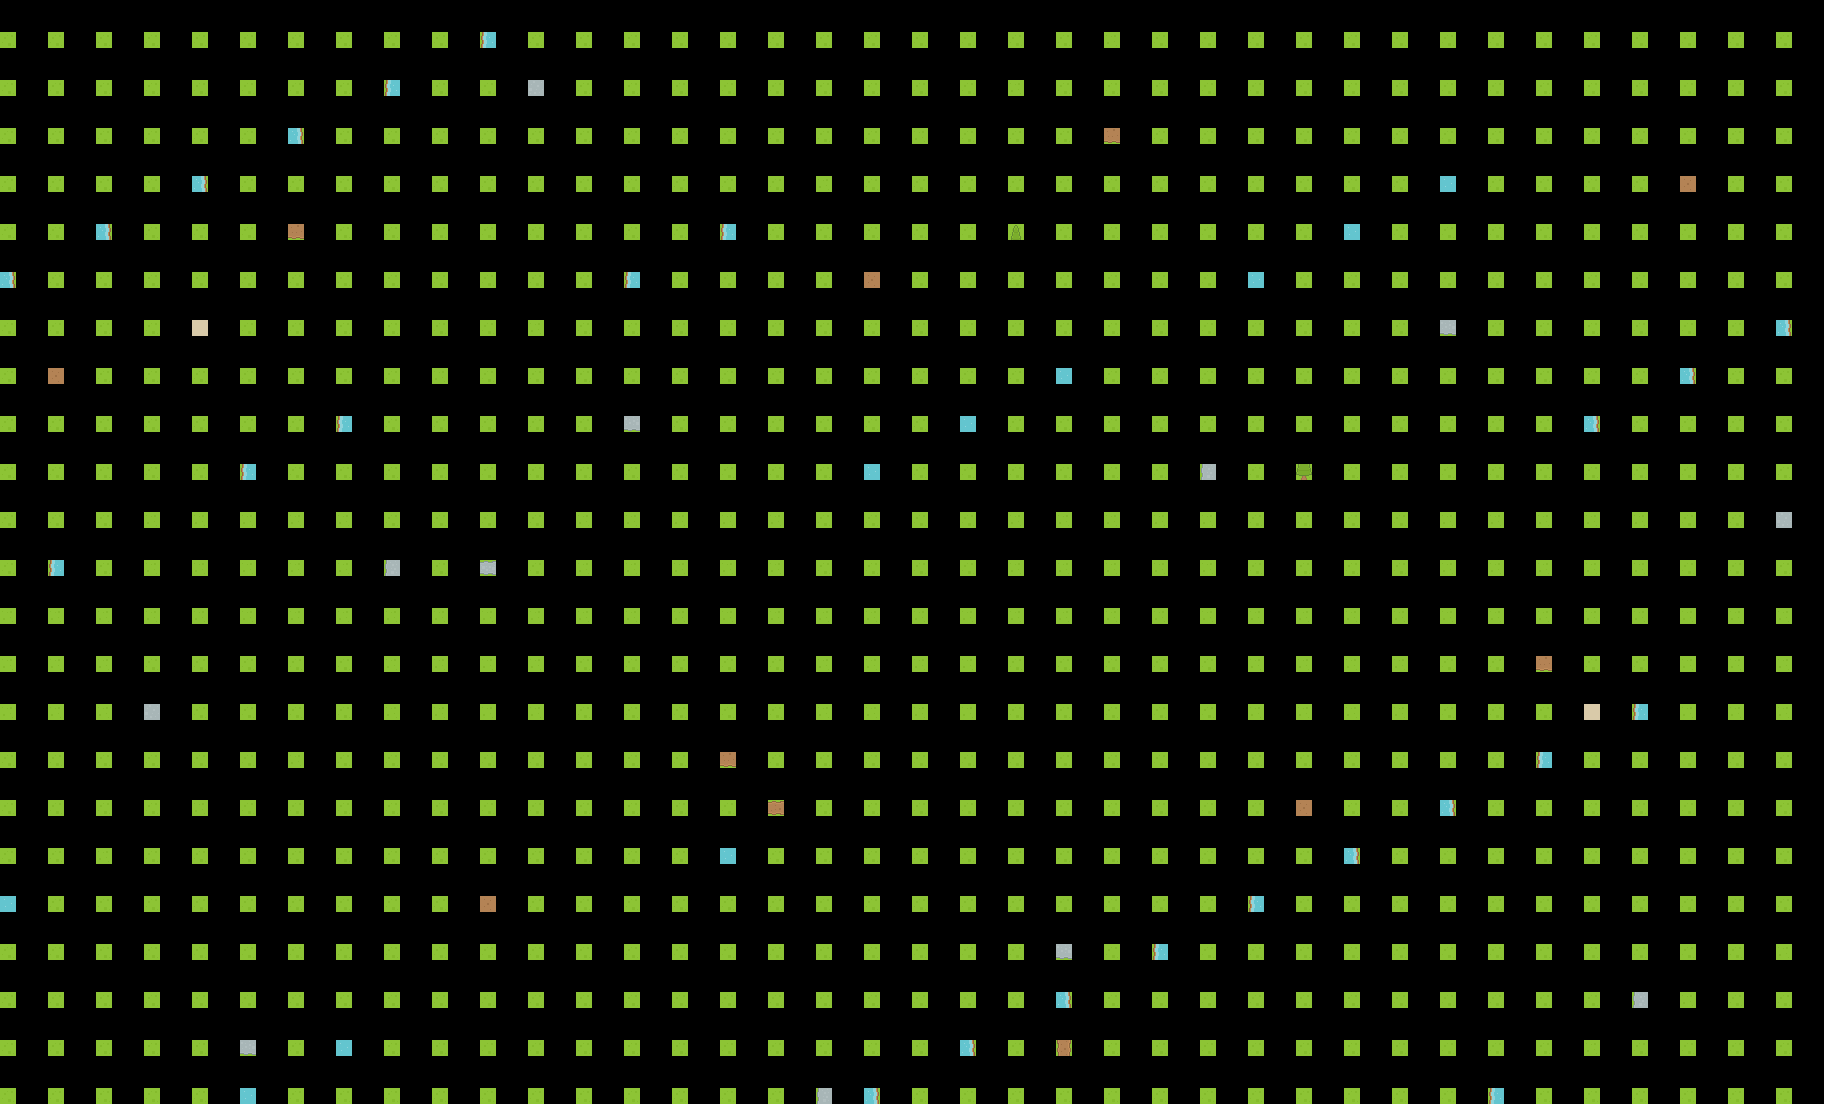

This game map was drawn from its Tiled (.tmx) file and the tilesets committed beside it. A one-line description and the full map source follow:
An orthogonal 38x23 tile map with 48x48 px tiles, 3 tile layers (Ground, Ground overlay, Decor) and 4 objects.

<map version="1.10" tiledversion="1.10.2" orientation="orthogonal" renderorder="right-down" width="38" height="23" tilewidth="48" tileheight="48" infinite="0" nextlayerid="5" nextobjectid="5">
 <tileset firstgid="1" name="KenneyRoguelike" tilewidth="16" tileheight="16" spacing="1">
  <image source="../kenney/roguelike/tiles.png" width="968" height="526" />
 </tileset>
 <layer id="1" name="Ground" width="38" height="23">
  <data encoding="csv">
6,6,6,6,6,6,6,6,6,6,60,6,6,6,6,6,6,6,6,6,6,6,6,63,6,6,6,6,6,6,6,6,6,6,6,6,6,6,
6,6,6,6,6,6,6,6,60,6,6,6,6,6,6,6,6,6,6,6,6,63,6,6,6,6,6,6,6,6,6,6,6,6,6,6,6,6,
6,6,6,6,6,6,62,6,6,6,6,6,6,6,6,6,6,6,6,63,6,6,6,6,6,6,6,6,6,6,6,6,6,6,6,6,6,6,
6,6,6,6,62,6,6,6,6,6,6,6,6,6,6,6,6,63,6,6,6,6,6,6,6,6,6,6,6,6,61,6,6,6,6,6,6,6,
6,6,62,6,6,6,6,6,6,6,6,6,6,6,6,60,6,6,6,6,6,6,6,6,6,6,6,6,61,6,6,6,6,6,6,6,6,6,
62,6,6,6,6,6,6,6,6,6,6,6,6,60,6,6,6,6,6,6,6,6,6,6,6,6,61,6,6,6,6,6,6,6,6,6,6,6,
6,6,6,6,6,6,6,6,6,6,6,63,6,6,6,6,6,6,6,6,6,6,6,6,6,6,6,6,6,6,6,6,6,6,6,6,6,62,
6,6,6,6,6,6,6,6,6,63,6,6,6,6,6,6,6,6,6,6,6,6,61,6,6,6,6,6,6,6,6,6,6,6,6,62,6,6,
6,6,6,6,6,6,6,60,6,6,6,6,6,6,6,6,6,6,6,6,61,6,6,6,6,6,6,6,6,6,6,6,6,62,6,6,6,6,
6,6,6,6,6,60,6,6,6,6,6,6,6,6,6,6,6,6,61,6,6,6,6,6,6,6,6,6,6,6,6,6,6,6,6,6,6,6,
6,6,6,63,63,63,63,63,6,6,6,6,63,63,63,63,63,6,6,6,6,63,63,63,63,63,6,6,6,6,63,63,63,63,63,6,6,6,
6,60,6,63,63,63,63,63,6,6,6,6,63,63,63,63,63,6,6,6,6,63,63,63,63,63,6,6,6,6,63,63,63,63,63,6,6,6,
63,63,63,63,63,63,63,63,63,63,63,63,63,63,63,63,63,63,63,63,63,63,63,63,63,63,63,63,63,63,63,63,63,63,63,63,63,63,
63,63,63,6,6,6,6,6,63,63,63,63,6,6,6,6,6,63,63,63,63,6,6,6,6,6,63,63,63,63,6,6,6,6,6,63,63,63,
63,63,63,6,6,6,6,6,63,63,63,63,6,6,6,6,6,63,63,63,63,6,6,6,6,6,63,63,63,63,6,6,6,6,60,63,63,63,
6,6,6,6,6,6,63,6,6,6,6,6,6,6,6,6,6,6,6,6,6,6,6,6,6,6,6,6,6,6,6,6,60,6,6,6,6,6,
6,6,6,6,63,6,6,6,6,6,6,6,6,6,6,6,6,6,6,6,6,6,6,6,6,6,6,6,6,6,62,6,6,6,6,6,6,6,
6,6,63,6,6,6,6,6,6,6,6,6,6,6,6,61,6,6,6,6,6,6,6,6,6,6,6,6,62,6,6,6,6,6,6,6,6,6,
61,6,6,6,6,6,6,6,6,6,6,6,6,6,6,6,6,6,6,6,6,6,6,6,6,6,60,6,6,6,6,6,6,6,6,6,6,6,
6,6,6,6,6,6,6,6,6,6,6,6,6,6,6,6,6,6,6,6,6,6,6,6,60,6,6,6,6,6,6,6,6,6,6,6,6,63,
6,6,6,6,6,6,6,6,6,6,6,6,6,6,6,6,6,6,6,6,6,6,62,6,6,6,6,6,6,6,6,6,6,6,6,63,6,6,
6,6,6,6,6,6,6,61,6,6,6,6,6,6,6,6,6,6,6,6,62,6,6,6,6,6,6,6,6,6,6,6,6,63,6,6,6,6,
6,6,6,6,6,61,6,6,6,6,6,6,6,6,6,6,6,6,62,6,6,6,6,6,6,6,6,6,6,6,6,60,6,6,6,6,6,6
  </data>
 </layer>
 <layer id="2" name="Ground overlay" width="38" height="23">
  <data encoding="csv">
0,0,0,0,0,0,0,0,0,0,0,0,0,0,0,0,0,0,0,0,0,0,0,0,0,0,0,0,0,0,0,0,0,0,0,0,0,0,
0,0,0,0,0,0,0,0,0,0,0,921,0,0,0,0,0,0,0,0,0,0,0,0,0,0,0,0,0,0,0,0,0,0,0,0,0,0,
0,0,0,0,0,0,0,0,0,0,0,0,0,0,0,0,0,0,0,0,0,0,0,636,0,0,0,0,0,0,0,0,0,0,0,0,0,0,
0,0,0,0,0,0,0,0,0,0,0,0,0,0,0,0,0,0,0,0,0,0,0,0,0,0,0,0,0,0,0,0,0,0,0,579,0,0,
0,0,0,0,0,0,636,0,0,0,0,0,0,0,0,0,0,0,0,0,0,0,0,0,0,0,0,0,0,0,0,0,0,0,0,0,0,0,
0,0,0,0,0,0,0,0,0,0,0,0,0,0,0,0,0,0,579,0,0,0,0,0,0,0,0,0,0,0,0,0,0,0,0,0,0,0,
0,0,0,0,0,0,0,0,0,0,0,0,0,0,0,0,0,0,0,0,0,0,0,0,0,0,0,0,0,0,978,0,0,0,0,0,0,0,
0,579,0,0,0,0,0,0,0,0,0,0,0,0,0,0,0,0,0,0,0,0,0,0,0,0,0,0,0,0,0,0,0,0,0,0,0,0,
0,0,0,0,0,0,0,0,0,0,0,0,0,978,0,0,0,0,0,0,0,0,0,0,0,0,0,0,0,0,0,0,0,0,0,0,0,0,
0,0,0,0,0,0,0,0,0,0,0,0,0,0,0,0,0,0,0,0,0,0,0,0,0,920,0,0,0,0,0,0,0,0,0,0,0,0,
0,0,0,0,0,0,0,0,0,0,0,0,0,0,0,0,0,0,0,0,0,0,0,0,0,0,0,0,0,0,0,0,0,0,0,0,0,921,
0,0,0,0,0,0,0,0,920,0,0,0,0,0,0,0,0,0,0,0,0,0,0,0,0,0,0,0,0,0,0,0,0,0,0,0,0,0,
0,0,0,0,0,0,0,0,0,0,0,0,0,0,0,0,0,0,0,0,0,0,0,0,0,0,0,0,0,0,0,0,0,0,0,0,0,0,
0,0,0,0,0,0,0,0,0,0,0,0,0,0,0,0,0,0,0,0,0,0,0,0,0,0,0,0,0,0,0,0,636,0,0,0,0,0,
0,0,0,921,0,0,0,0,0,0,0,0,0,0,0,0,0,0,0,0,0,0,0,0,0,0,0,0,0,0,0,0,0,0,0,0,0,0,
0,0,0,0,0,0,0,0,0,0,0,0,0,0,0,636,0,0,0,0,0,0,0,0,0,0,0,0,0,0,0,0,0,0,0,0,0,0,
0,0,0,0,0,0,0,0,0,0,0,0,0,0,0,0,0,0,0,0,0,0,0,0,0,0,0,579,0,0,0,0,0,0,0,0,0,0,
0,0,0,0,0,0,0,0,0,0,0,0,0,0,0,0,0,0,0,0,0,0,0,0,0,0,0,0,0,0,0,0,0,0,0,0,0,0,
0,0,0,0,0,0,0,0,0,0,579,0,0,0,0,0,0,0,0,0,0,0,0,0,0,0,0,0,0,0,0,0,0,0,0,0,0,0,
0,0,0,0,0,0,0,0,0,0,0,0,0,0,0,0,0,0,0,0,0,0,978,0,0,0,0,0,0,0,0,0,0,0,0,0,0,0,
0,0,0,0,0,0,0,0,0,0,0,0,0,0,0,0,0,0,0,0,0,0,0,0,0,0,0,0,0,0,0,0,0,0,920,0,0,0,
0,0,0,0,0,978,0,0,0,0,0,0,0,0,0,0,0,0,0,0,0,0,0,0,0,0,0,0,0,0,0,0,0,0,0,0,0,0,
0,0,0,0,0,0,0,0,0,0,0,0,0,0,0,0,0,920,0,0,0,0,0,0,0,0,0,0,0,0,0,0,0,0,0,0,0,0
  </data>
 </layer>
 <layer id="3" name="Decor" width="38" height="23">
  <data encoding="csv">
0,0,0,0,0,0,0,0,0,0,0,0,0,0,0,0,0,0,0,0,0,0,0,0,0,0,0,0,0,0,0,0,0,0,0,0,0,0,
0,0,0,0,0,0,0,0,0,0,0,0,0,0,0,0,0,0,0,0,0,0,0,0,0,0,0,0,0,0,0,0,0,0,0,0,0,0,
0,0,0,0,0,0,0,0,0,0,0,0,0,0,0,0,0,0,0,0,0,0,0,0,0,0,0,0,0,0,0,0,0,0,0,0,0,0,
0,0,0,0,0,0,0,0,0,0,0,0,0,0,0,0,0,0,0,0,0,0,0,0,0,0,0,0,0,0,0,0,0,0,0,0,0,0,
0,0,0,0,0,0,0,0,0,0,0,0,0,0,0,0,0,0,0,0,0,587,0,0,0,0,0,0,0,0,0,0,0,0,0,0,0,0,
0,0,0,0,0,0,0,0,0,0,0,0,0,0,0,0,0,0,0,0,0,0,0,0,0,0,0,0,0,0,0,0,0,0,0,0,0,0,
0,0,0,0,874,0,0,0,0,0,0,0,0,0,0,0,0,0,0,0,0,0,0,0,0,0,0,0,0,0,0,0,0,0,0,0,0,0,
0,0,0,0,0,0,0,0,0,0,0,0,0,0,0,0,0,0,0,0,0,0,0,0,0,0,0,0,0,0,0,0,0,0,0,0,0,0,
0,0,0,0,0,0,0,0,0,0,0,0,0,0,0,0,0,0,0,0,0,0,0,0,0,0,0,0,0,0,0,0,0,0,0,0,0,0,
0,0,0,0,0,0,0,0,0,0,0,0,0,0,0,0,0,0,0,0,0,0,0,0,0,0,0,644,0,0,0,0,0,0,0,0,0,0,
0,0,0,0,0,0,0,0,0,0,0,0,0,0,0,0,0,0,0,0,0,0,0,0,0,0,0,0,0,0,0,0,0,0,0,0,0,0,
0,0,0,0,0,0,0,0,0,0,808,0,0,0,0,0,0,0,0,0,0,0,0,0,0,0,0,0,0,0,0,0,0,0,0,0,0,0,
0,0,0,0,0,0,0,0,0,0,0,0,0,0,0,0,0,0,0,0,0,0,0,0,0,0,0,0,0,0,0,0,0,0,0,0,0,0,
0,0,0,0,0,0,0,0,0,0,0,0,0,0,0,0,0,0,0,0,0,0,0,0,0,0,0,0,0,0,0,0,0,0,0,0,0,0,
0,0,0,0,0,0,0,0,0,0,0,0,0,0,0,0,0,0,0,0,0,0,0,0,0,0,0,0,0,0,0,0,0,874,0,0,0,0,
0,0,0,0,0,0,0,0,0,0,0,0,0,0,0,0,0,0,0,0,0,0,0,0,0,0,0,0,0,0,0,0,0,0,0,0,0,0,
0,0,0,0,0,0,0,0,0,0,0,0,0,0,0,0,466,0,0,0,0,0,0,0,0,0,0,0,0,0,0,0,0,0,0,0,0,0,
0,0,0,0,0,0,0,0,0,0,0,0,0,0,0,0,0,0,0,0,0,0,0,0,0,0,0,0,0,0,0,0,0,0,0,0,0,0,
0,0,0,0,0,0,0,0,0,0,0,0,0,0,0,0,0,0,0,0,0,0,0,0,0,0,0,0,0,0,0,0,0,0,0,0,0,0,
0,0,0,0,0,0,0,0,0,0,0,0,0,0,0,0,0,0,0,0,0,0,0,0,0,0,0,0,0,0,0,0,0,0,0,0,0,0,
0,0,0,0,0,0,0,0,0,0,0,0,0,0,0,0,0,0,0,0,0,0,0,0,0,0,0,0,0,0,0,0,0,0,0,0,0,0,
0,0,0,0,0,0,0,0,0,0,0,0,0,0,0,0,0,0,0,0,0,0,409,0,0,0,0,0,0,0,0,0,0,0,0,0,0,0,
0,0,0,0,0,0,0,0,0,0,0,0,0,0,0,0,0,0,0,0,0,0,0,0,0,0,0,0,0,0,0,0,0,0,0,0,0,0
  </data>
 </layer>
 <objectgroup id="4" name="collision">
  <object id="1" x="0" y="0" width="1824" height="24" />
  <object id="2" x="0" y="1080" width="1824" height="24" />
  <object id="3" x="0" y="0" width="24" height="1104" />
  <object id="4" x="1800" y="0" width="24" height="1104" />
 </objectgroup>
</map>
